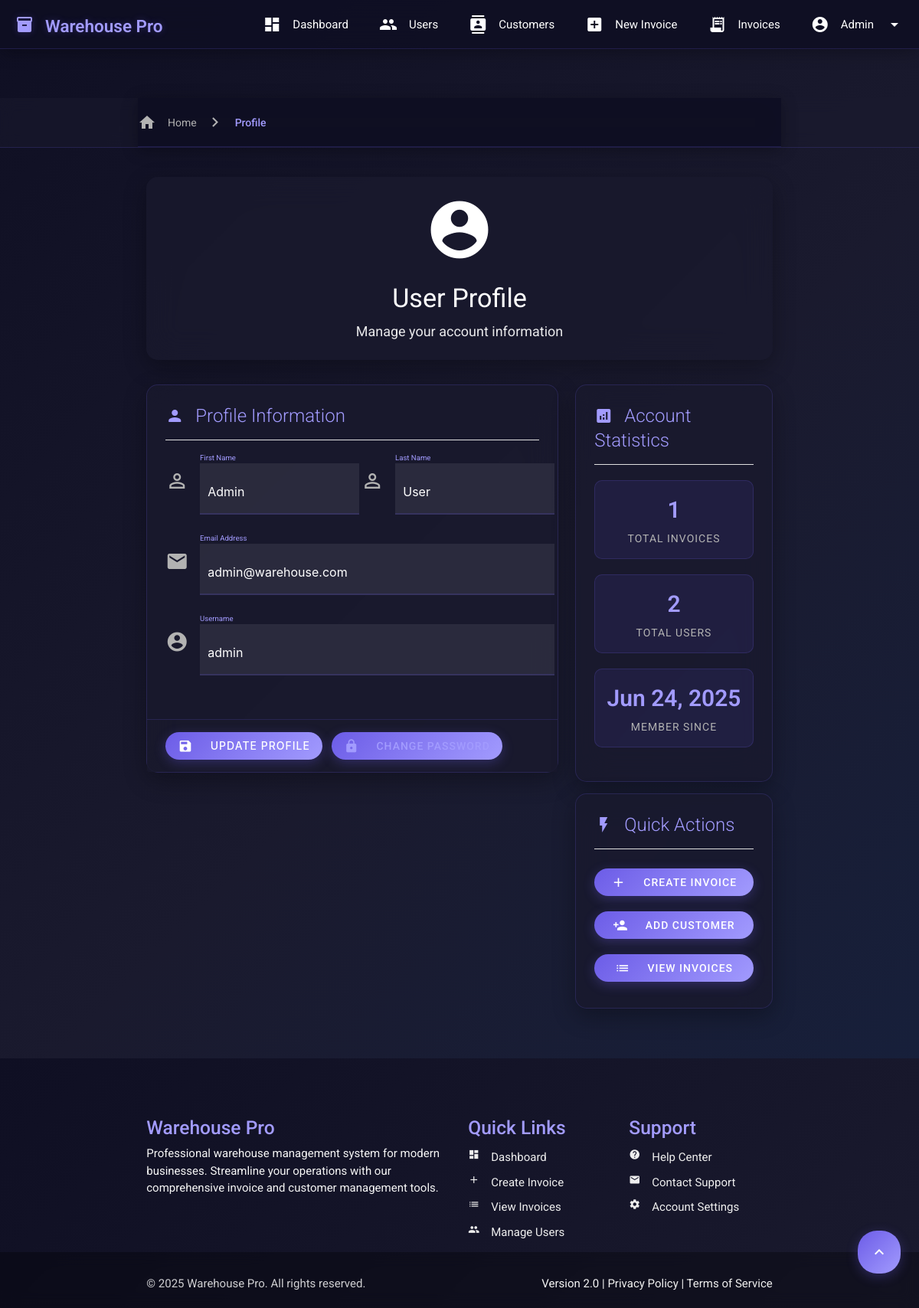
The app's page /profile.php (signed in) with its own data.
### tables this page shows
CREATE TABLE IF NOT EXISTS user (
    id INT AUTO_INCREMENT PRIMARY KEY,
    first_name VARCHAR(100) NOT NULL,
    last_name VARCHAR(100) NOT NULL,
    email VARCHAR(150) UNIQUE NOT NULL,
    user_name VARCHAR(50) UNIQUE NOT NULL,
    password VARCHAR(255) NOT NULL,
    created_at TIMESTAMP DEFAULT CURRENT_TIMESTAMP,
    updated_at TIMESTAMP DEFAULT CURRENT_TIMESTAMP ON UPDATE CURRENT_TIMESTAMP
);

### profile.php (the view, shortened to what this page needs)
<?php
include('header.php');
include('navigation.php');
include('conn.php');
$user_id = $_SESSION['user_id'] ?? 1;
$userQuery = "SELECT * FROM user WHERE id = $user_id";
$userResult = mysqli_query($conn, $userQuery);
$user = mysqli_fetch_assoc($userResult);
?>
<div class="container">
    <div class="row" style="margin-top: 30px;">
        <div class="col s12">
            <div class="card" style="background: linear-gradient(135deg, var(--accent-purple), var(--accent-light)); border: none;">
                <div class="card-content white-text center-align">
                    <i class="material-icons large">account_circle</i>
                    <h4 style="margin: 20px 0 10px 0; color: white;">User Profile</h4>
                    <p style="color: rgba(255,255,255,0.9); font-size: 18px;">Manage your account information</p>
                </div>
            </div>
        </div>
    </div>
    <div class="row">
        <div class="col s12 l8">
            <div class="card hoverable">
                <div class="card-content">
                    <span class="card-title">
                        <i class="material-icons left" style="color: var(--accent-light);">person</i>
                        Profile Information
                    </span>
                    <div class="divider" style="margin: 15px 0;"></div>
                    <form id="profileForm" method="post" action="update_profile.php">
                        <div class="row">
                            <div class="input-field col s12 m6">
                                <i class="material-icons prefix">person_outline</i>
                                <input type="text" name="first_name" id="first_name" value="<?php echo htmlspecialchars($user['first_name']); ?>" required>
                                <label for="first_name" class="active">First Name</label>
                            </div>
                            <div class="input-field col s12 m6">
                                <i class="material-icons prefix">person_outline</i>
                                <input type="text" name="last_name" id="last_name" value="<?php echo htmlspecialchars($user['last_name']); ?>" required>
                                <label for="last_name" class="active">Last Name</label>
                            </div>
                            <div class="input-field col s12">
                                <i class="material-icons prefix">email</i>
                                <input type="email" name="email" id="email" value="<?php echo htmlspecialchars($user['email']); ?>" required>
                                <label for="email" class="active">Email Address</label>
                            </div>
                            <div class="input-field col s12">
                                <i class="material-icons prefix">account_circle</i>
                                <input type="text" name="user_name" id="user_name" value="<?php echo htmlspecialchars($user['user_name']); ?>" required>
                                <label for="user_name" class="active">Username</label>
                            </div>
                        </div>
                    </form>
                </div>
                <div class="card-action">
                    <button type="submit" form="profileForm" class="btn waves-effect waves-light">
                        <i class="material-icons left">save</i>Update Profile
                    </button>
                    <a href="change_password.php" class="btn waves-effect waves-light orange">
                        <i class="material-icons left">lock</i>Change Password
                    </a>
                </div>
            </div>
        </div>
        <div class="col s12 l4">
            <div class="card hoverable">
                <div class="card-content">
                    <span class="card-title">
                        <i class="material-icons left" style="color: var(--accent-light);">analytics</i>
                        Account Statistics
                    </span>
                    <div class="divider" style="margin: 15px 0;"></div>
                    <div class="stat-item">
                        <div class="stat-number">
                            <?php
                            $invoiceCountQuery = "SELECT COUNT(*) as count FROM invoice";
                            $invoiceCountResult = mysqli_query($conn, $invoiceCountQuery);
                            $invoiceCount = mysqli_fetch_assoc($invoiceCountResult)['count'];
                            echo $invoiceCount;
                            ?>
                        </div>
                        <div class="stat-label">Total Invoices</div>
                    </div>
                    <div class="stat-item">
                        <div class="stat-number">
                            <?php
                            $userCountQuery = "SELECT COUNT(*) as count FROM user";
                            $userCountResult = mysqli_query($conn, $userCountQuery);
                            $userCount = mysqli_fetch_assoc($userCountResult)['count'];
                            echo $userCount;
                            ?>
                        </div>
                        <div class="stat-label">Total Users</div>
                    </div>
                    <div class="stat-item">
                        <div class="stat-number">
                            <?php echo date('M d, Y', strtotime($user['created_at'] ?? 'now')); ?>
                        </div>
                        <div class="stat-label">Member Since</div>
                    </div>
                </div>
            </div>
            <div class="card hoverable">
                <div class="card-content">
                    <span class="card-title">
                        <i class="material-icons left" style="color: var(--accent-light);">flash_on</i>
                        Quick Actions
                    </span>
                    <div class="divider" style="margin: 15px 0;"></div>
                    <div class="quick-actions">
                        <a href="invoice.php" class="btn-block waves-effect waves-light btn">
                            <i class="material-icons left">add</i>Create Invoice
                        </a>
                        <a href="Form.php" class="btn-block waves-effect waves-light btn">
                            <i class="material-icons left">person_add</i>Add Customer
                        </a>
                        <a href="invoicelist.php" class="btn-block waves-effect waves-light btn">
                            <i class="material-icons left">list</i>View Invoices
                        </a>
                    </div>
                </div>
            </div>
        </div>
    </div>
</div>
<?php include('footer.php'); ?>

### ui_fixes.css (style rules this page uses)
input, textarea, select { color: var(--text-primary) !important; -webkit-text-fill-color: var(--text-primary) !important; opacity: 1 !important; background-color: rgba(255, 255, 255, 0.08) !important; }
input::placeholder, textarea::placeholder { color: var(--text-secondary) !important; opacity: 0.7 !important; }
.btn, .btn-large, .btn-small, .btn-floating { display: inline-flex !important; align-items: center !important; justify-content: center !important; gap: 8px !important; text-decoration: none !important; border: none !important; cursor: pointer !important; transition: all 0.3s cubic-bezier(0.4, 0, 0.2, 1) !important; }
.row { margin-bottom: 10px; }
.row .col { padding: 0 0.75rem; }
.input-field { margin-top: 1rem; margin-bottom: 1rem; position: relative; }
.input-field .prefix { position: absolute; width: 3rem; font-size: 2rem; transition: color 0.2s; top: 0.5rem; color: var(--text-secondary) !important; }
.input-field input[type=text], .input-field input[type=password], .input-field input[type=email], .input-field input[type=url], .input-field input[type=time], .input-field input[type=date], .input-field input[type=datetime], .input-field input[type=datetime-local], .input-field input[type=tel], .input-field input[type=number], .input-field input[type=search], .input-field textarea.materialize-textarea { margin-left: 3rem; width: calc(100% - 3rem); }
.card { margin: 0.5rem 0 1rem 0; }
.card .card-content { padding: 24px; }
.card .card-action { padding: 16px 24px; border-top: 1px solid var(--glass-border); display: flex; align-items: center; gap: 12px; flex-wrap: wrap; }
.btn::before, .btn-large::before, .btn-small::before { content: ''; position: absolute; top: 50%; left: 50%; width: 0; height: 0; border-radius: 50%; background: rgba(255, 255, 255, 0.3); transform: translate(-50%, -50%); transition: width 0.6s, height 0.6s; }
.input-field input:focus + label, .input-field textarea:focus + label, .input-field label.active { color: var(--accent-light) !important; font-size: 12px !important; }

### navigation.php (style rules this page uses)
body { padding-top: 64px; }

### profile.php (style rules this page uses)
.stat-item { text-align: center; margin: 20px 0; padding: 15px; background: var(--glass-bg); border-radius: 10px; border: 1px solid var(--glass-border); }
.stat-number { font-size: 2rem; font-weight: 600; color: var(--accent-light); margin-bottom: 5px; }
.stat-label { color: var(--text-secondary); font-size: 14px; text-transform: uppercase; letter-spacing: 1px; }
.quick-actions .btn-block { width: 100%; margin: 10px 0; text-align: left; }

### records on screen
user: first_name "Admin", last_name "User", email "admin@warehouse.com", user_name "admin", created_at "Jun 24, 2025"

### other values on screen
$item['title'] "Dashboard"
$item['title'] "Users"
$item['title'] "Customers"
$item['title'] "New Invoice"
$item['title'] "Invoices"
$_SESSION['user_name'] "Admin"
$page_title "Profile"
$invoiceCount "1"
$userCount "2"
